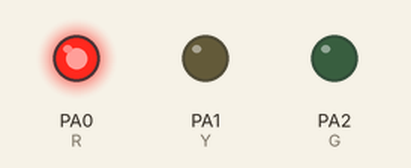
This sketch was run on a simulated STM32 Blue Pill. On the bench: output pins drawn as LEDs (lit = HIGH).

Above: at 0.5 s.
At 1.8 s:
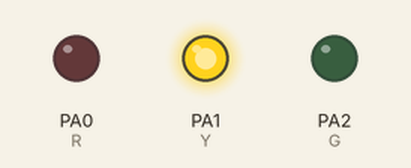
At 3.7 s:
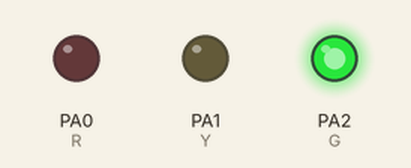
At 6.45 s:
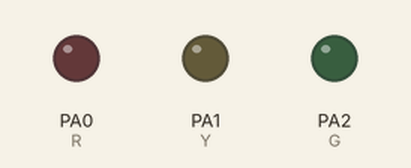
Timing chart, 0 to 7.0 s (numbered marks = the images above):
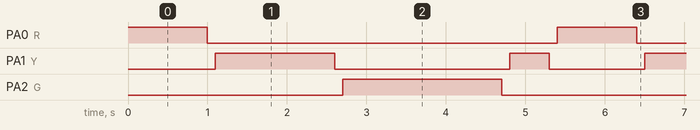

Measured:
- by itself, PA0 (R): alternates HIGH for 1.0 s and LOW for 4.4 s
- by itself, PA1 (Y): repeats every 5.4 s: LOW 2.2 s, HIGH 0.50 s, LOW 1.2 s, HIGH 1.5 s
- by itself, PA2 (G): alternates HIGH for 2.0 s and LOW for 3.4 s

The sketch:

12.STM32_TRAFFICLIGHT.ino
```cpp
int R=PA0;
int Y=PA1;
int G=PA2;
void setup() {
 pinMode(R,OUTPUT);
 pinMode(Y,OUTPUT);
 pinMode(G,OUTPUT);

}

void loop() {
 digitalWrite(R,HIGH);
 delay(1000);
 digitalWrite(R,LOW);
 delay(100);
 digitalWrite(Y,HIGH);
 delay(1500);
 digitalWrite(Y,LOW);
 delay(100);
 digitalWrite(G,HIGH);
 delay(2000);
 digitalWrite(G,LOW);
 delay(100);
 digitalWrite(Y,HIGH);
 delay(500);
 digitalWrite(Y,LOW);
 delay(100);


}
```
